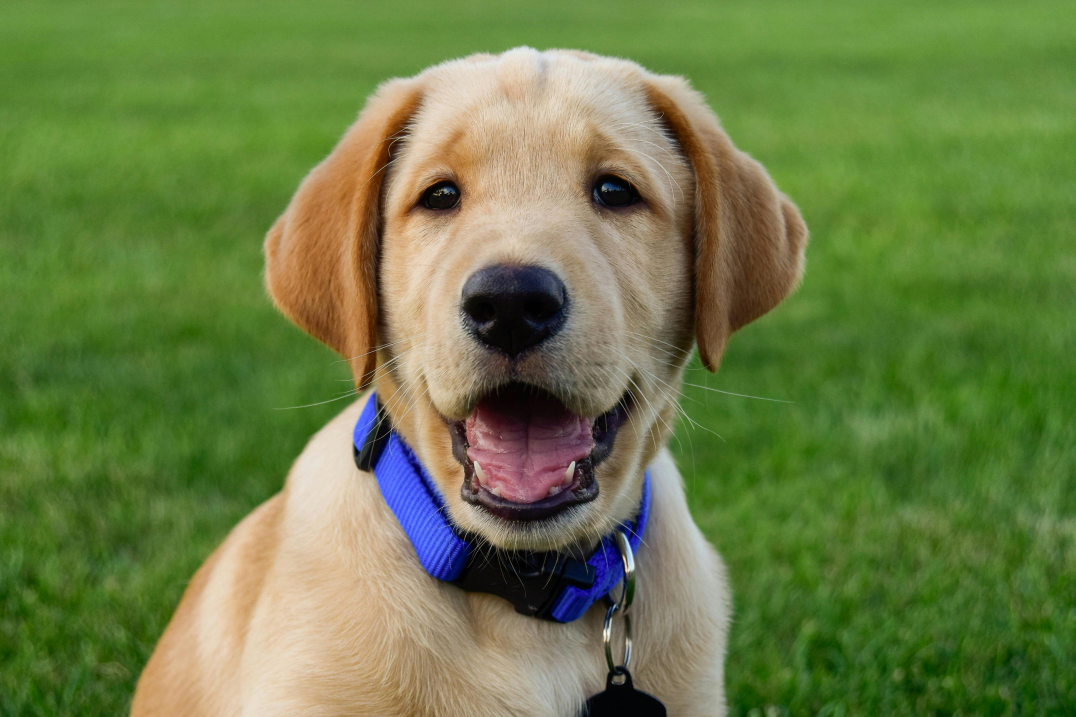
#> input picture processing image data for DL applications/puppy.jpeg, 4302 x 2868 px (shown at 1/4 size)
$ jupyter execute 'processing image data.ipynb'
#> lines starting #> are read from the running program, lines starting #| are printed output that depends on the picture
[cell 1]
#also we can use !wget for downlad the image directly from the web
# we can use matplotlib.image or pillow or cv2 for image processing
import matplotlib.image as mpimg
import matplotlib.pyplot as plt
from PIL import Image #for image processing (Pillow)
import cv2 #for image processing (OpenCV)

[cell 2]
#loading the image through matplotlib.image

img = mpimg.imread('puppy.jpeg')
#> img is the input picture: shape (2868, 4302, 3); mean R, G, B 107, 124.9, 70.3

[cell 3]
type(img) #numpy.ndarray

[cell 4]
img.shape # 2868 means 2868 pixels in height and 4302 pixels in width and 3 means 3 channels RGB. if that is grayscale image then it will be 2868,4302,1
#> Out = (2868, 4302, 3)

[cell 5]
# total number of pixels in the image = 2868*4302 = 12345736
# we have 3 matrices of 2868*4302 each for RGB channels. one for red channel, one for green channel and one for blue channel

[cell 6]
print(img)
#> (printed output is left out)

[cell 7]
#convert numpy array to image
img_plot = plt.imshow(img)
plt.show()

[cell 8]
#if we are giving more images to a neural network or something, all the images should be of same size. so we need to resize the images
# resizing the image using pillow
img = Image.open('puppy.jpeg')
img_resized = img.resize((200,200))
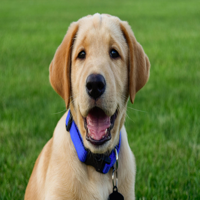
#> img_resized: PIL image 200x200 RGB; mean R, G, B 107, 124.9, 70.3

[cell 9]
print(img_resized.size) # (200,200)
#| (200, 200)

[cell 10]
img_resized.save('puppy_resized.jpeg') #saving the resized image

[cell 11]
img_res = mpimg.imread('puppy_resized.jpeg') #loading the resized image
img_res_plot = plt.imshow(img_res) #plotting the resized image
plt.show()

[cell 12]
img_res.shape
#> Out = (200, 200, 3)

[cell 13]
#convert color image to grayscale image using opencv
img = cv2.imread('puppy.jpeg')

[cell 14]
type(img)

[cell 15]
img.shape
#> Out = (2868, 4302, 3)

[cell 16]
grayscale_img = cv2.cvtColor(img, cv2.COLOR_RGB2GRAY)  #converting rgb to gray
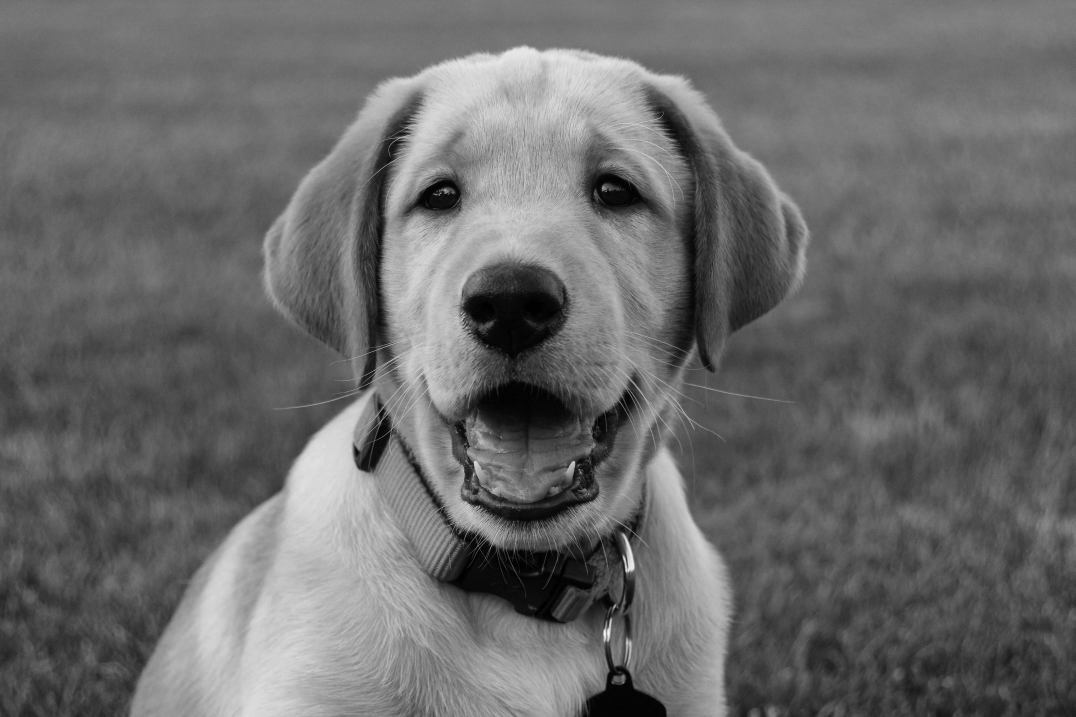
#> grayscale_img: shape (2868, 4302) (shown at 1/4 size); min 0, max 251, mean 106.5

[cell 17]
img_gray_plot = plt.imshow(grayscale_img, cmap='gray')
plt.show()

[cell 18]
grayscale_img.shape #clr channel is 1 bcz there is only one channel
#> Out = (2868, 4302)

[cell 19]
cv2.imwrite('puppy_grayscale_img.jpeg', grayscale_img)
#> Out = True
